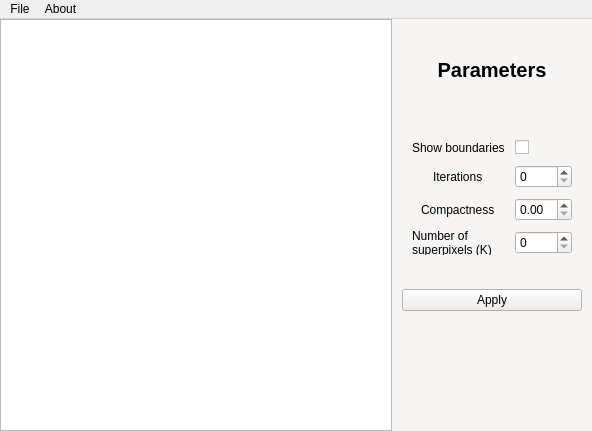
<?xml version="1.0" encoding="UTF-8"?>
<ui version="4.0">
 <class>Window</class>
 <widget class="QMainWindow" name="Window">
  <property name="geometry">
   <rect>
    <x>0</x>
    <y>0</y>
    <width>592</width>
    <height>431</height>
   </rect>
  </property>
  <property name="sizePolicy">
   <sizepolicy hsizetype="Expanding" vsizetype="Expanding">
    <horstretch>0</horstretch>
    <verstretch>0</verstretch>
   </sizepolicy>
  </property>
  <property name="windowTitle">
   <string>Window</string>
  </property>
  <widget class="QWidget" name="CentralWidget">
   <property name="sizePolicy">
    <sizepolicy hsizetype="Preferred" vsizetype="Preferred">
     <horstretch>0</horstretch>
     <verstretch>0</verstretch>
    </sizepolicy>
   </property>
   <layout class="QHBoxLayout" name="horizontalLayout" stretch="3,1">
    <property name="spacing">
     <number>0</number>
    </property>
    <property name="leftMargin">
     <number>0</number>
    </property>
    <property name="topMargin">
     <number>0</number>
    </property>
    <property name="rightMargin">
     <number>0</number>
    </property>
    <property name="bottomMargin">
     <number>0</number>
    </property>
    <item>
     <widget class="QWidget" name="ImageWidget" native="true">
      <property name="sizePolicy">
       <sizepolicy hsizetype="Preferred" vsizetype="Preferred">
        <horstretch>0</horstretch>
        <verstretch>0</verstretch>
       </sizepolicy>
      </property>
      <layout class="QHBoxLayout" name="horizontalLayout_3">
       <property name="spacing">
        <number>0</number>
       </property>
       <property name="leftMargin">
        <number>0</number>
       </property>
       <property name="topMargin">
        <number>0</number>
       </property>
       <property name="rightMargin">
        <number>0</number>
       </property>
       <property name="bottomMargin">
        <number>0</number>
       </property>
       <item>
        <widget class="QGraphicsView" name="GraphicsView"/>
       </item>
      </layout>
     </widget>
    </item>
    <item>
     <widget class="QWidget" name="ParamsWidget" native="true">
      <property name="sizePolicy">
       <sizepolicy hsizetype="Expanding" vsizetype="Expanding">
        <horstretch>0</horstretch>
        <verstretch>0</verstretch>
       </sizepolicy>
      </property>
      <property name="minimumSize">
       <size>
        <width>200</width>
        <height>400</height>
       </size>
      </property>
      <property name="palette">
       <palette>
        <active>
         <colorrole role="Window">
          <brush brushstyle="SolidPattern">
           <color alpha="255">
            <red>246</red>
            <green>245</green>
            <blue>244</blue>
           </color>
          </brush>
         </colorrole>
        </active>
        <inactive>
         <colorrole role="Window">
          <brush brushstyle="SolidPattern">
           <color alpha="255">
            <red>246</red>
            <green>245</green>
            <blue>244</blue>
           </color>
          </brush>
         </colorrole>
        </inactive>
        <disabled>
         <colorrole role="Base">
          <brush brushstyle="SolidPattern">
           <color alpha="255">
            <red>246</red>
            <green>245</green>
            <blue>244</blue>
           </color>
          </brush>
         </colorrole>
         <colorrole role="Window">
          <brush brushstyle="SolidPattern">
           <color alpha="255">
            <red>246</red>
            <green>245</green>
            <blue>244</blue>
           </color>
          </brush>
         </colorrole>
        </disabled>
       </palette>
      </property>
      <property name="autoFillBackground">
       <bool>true</bool>
      </property>
      <layout class="QHBoxLayout" name="horizontalLayout_2">
       <property name="spacing">
        <number>0</number>
       </property>
       <property name="sizeConstraint">
        <enum>QLayout::SizeConstraint::SetNoConstraint</enum>
       </property>
       <property name="leftMargin">
        <number>0</number>
       </property>
       <property name="topMargin">
        <number>0</number>
       </property>
       <property name="rightMargin">
        <number>0</number>
       </property>
       <property name="bottomMargin">
        <number>0</number>
       </property>
       <item>
        <layout class="QVBoxLayout" name="VerticalLayout">
         <property name="spacing">
          <number>20</number>
         </property>
         <property name="sizeConstraint">
          <enum>QLayout::SizeConstraint::SetNoConstraint</enum>
         </property>
         <property name="leftMargin">
          <number>10</number>
         </property>
         <property name="topMargin">
          <number>10</number>
         </property>
         <property name="rightMargin">
          <number>10</number>
         </property>
         <property name="bottomMargin">
          <number>120</number>
         </property>
         <item>
          <widget class="QLabel" name="ParamsLabel">
           <property name="font">
            <font>
             <pointsize>15</pointsize>
             <bold>true</bold>
            </font>
           </property>
           <property name="frameShape">
            <enum>QFrame::Shape::NoFrame</enum>
           </property>
           <property name="text">
            <string>Parameters</string>
           </property>
           <property name="alignment">
            <set>Qt::AlignmentFlag::AlignCenter</set>
           </property>
          </widget>
         </item>
         <item>
          <layout class="QFormLayout" name="FormLayout">
           <property name="sizeConstraint">
            <enum>QLayout::SizeConstraint::SetMinimumSize</enum>
           </property>
           <property name="fieldGrowthPolicy">
            <enum>QFormLayout::FieldGrowthPolicy::AllNonFixedFieldsGrow</enum>
           </property>
           <property name="rowWrapPolicy">
            <enum>QFormLayout::RowWrapPolicy::DontWrapRows</enum>
           </property>
           <property name="labelAlignment">
            <set>Qt::AlignmentFlag::AlignCenter</set>
           </property>
           <property name="horizontalSpacing">
            <number>10</number>
           </property>
           <property name="verticalSpacing">
            <number>10</number>
           </property>
           <property name="leftMargin">
            <number>10</number>
           </property>
           <property name="topMargin">
            <number>10</number>
           </property>
           <property name="rightMargin">
            <number>10</number>
           </property>
           <property name="bottomMargin">
            <number>10</number>
           </property>
           <item row="0" column="0">
            <widget class="QLabel" name="BoundariesLabel">
             <property name="text">
              <string>Show boundaries</string>
             </property>
             <property name="wordWrap">
              <bool>true</bool>
             </property>
             <property name="margin">
              <number>1</number>
             </property>
            </widget>
           </item>
           <item row="0" column="1">
            <widget class="QCheckBox" name="CheckBox">
             <property name="sizePolicy">
              <sizepolicy hsizetype="Preferred" vsizetype="Preferred">
               <horstretch>0</horstretch>
               <verstretch>0</verstretch>
              </sizepolicy>
             </property>
             <property name="baseSize">
              <size>
               <width>0</width>
               <height>0</height>
              </size>
             </property>
             <property name="layoutDirection">
              <enum>Qt::LayoutDirection::LeftToRight</enum>
             </property>
             <property name="text">
              <string/>
             </property>
             <property name="checked">
              <bool>false</bool>
             </property>
            </widget>
           </item>
           <item row="1" column="0">
            <widget class="QLabel" name="IterationsLabel">
             <property name="text">
              <string>Iterations</string>
             </property>
             <property name="wordWrap">
              <bool>true</bool>
             </property>
            </widget>
           </item>
           <item row="1" column="1">
            <widget class="QSpinBox" name="SpinBox2"/>
           </item>
           <item row="2" column="0">
            <widget class="QLabel" name="Compactness">
             <property name="text">
              <string>Compactness</string>
             </property>
             <property name="wordWrap">
              <bool>true</bool>
             </property>
             <property name="margin">
              <number>1</number>
             </property>
            </widget>
           </item>
           <item row="3" column="0">
            <widget class="QLabel" name="PixelsLabel">
             <property name="sizePolicy">
              <sizepolicy hsizetype="Preferred" vsizetype="Preferred">
               <horstretch>0</horstretch>
               <verstretch>0</verstretch>
              </sizepolicy>
             </property>
             <property name="text">
              <string>Number of superpixels (K)</string>
             </property>
             <property name="wordWrap">
              <bool>true</bool>
             </property>
             <property name="margin">
              <number>1</number>
             </property>
            </widget>
           </item>
           <item row="3" column="1">
            <widget class="QSpinBox" name="SpinBox"/>
           </item>
           <item row="2" column="1">
            <widget class="QDoubleSpinBox" name="DoubleSpinBox"/>
           </item>
          </layout>
         </item>
         <item>
          <widget class="QPushButton" name="ConfirmButton">
           <property name="text">
            <string>Apply</string>
           </property>
          </widget>
         </item>
        </layout>
       </item>
      </layout>
     </widget>
    </item>
   </layout>
  </widget>
  <widget class="QMenuBar" name="MenuBar">
   <property name="geometry">
    <rect>
     <x>0</x>
     <y>0</y>
     <width>592</width>
     <height>19</height>
    </rect>
   </property>
   <widget class="QMenu" name="FileSection">
    <property name="title">
     <string>File</string>
    </property>
    <addaction name="actionOpenImage"/>
    <addaction name="actionSave"/>
   </widget>
   <widget class="QMenu" name="menuAbout">
    <property name="title">
     <string>About</string>
    </property>
    <addaction name="actionSupportUs"/>
   </widget>
   <addaction name="FileSection"/>
   <addaction name="menuAbout"/>
  </widget>
  <action name="actionOpenImage">
   <property name="text">
    <string>Open</string>
   </property>
  </action>
  <action name="actionSave">
   <property name="text">
    <string>Save</string>
   </property>
  </action>
  <action name="actionSupportUs">
   <property name="text">
    <string>Support us</string>
   </property>
  </action>
 </widget>
 <resources/>
 <connections/>
</ui>
